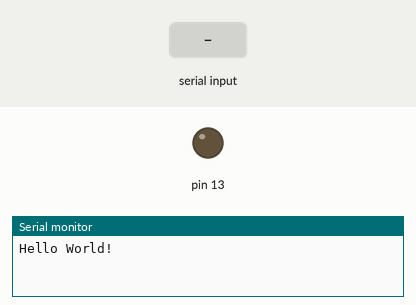
This sketch was run on a simulated Arduino Uno, built with avr-gcc and run on an emulated ATmega328P. Shown: output pins drawn as LEDs (lit = HIGH), the last lines printed to the serial monitor. The inputs (shaded band) are chosen by the test bench.

Above: at 1.2 s.
1.3 s: "H" received over Serial
At 2.1 s:
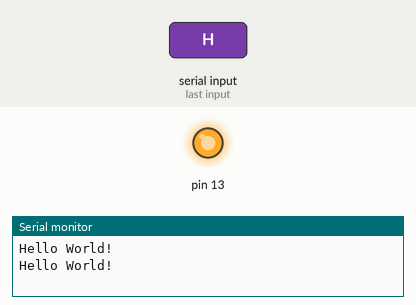
2.8 s: "L" received over Serial
At 3.2 s:
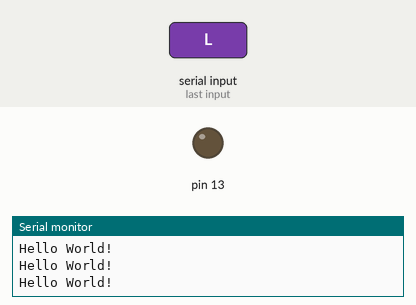
Timing chart, 0 to 5.8 s (numbered marks = the images above; inputs shaded):
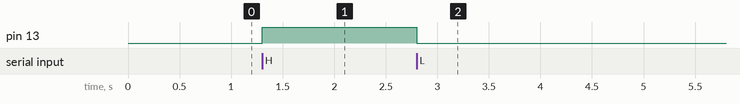

Measured:
- after the input at 1.3 s, pin 13: LOW → HIGH at once
- after the input at 2.8 s, pin 13: HIGH → LOW at once

The sketch:

ArduinoSketch.ino
```cpp
// Non-interrupting delay
unsigned long previousMillis = 0;

const long interval = 1000;

void setup() {
  // initialize both serial ports:
  Serial.begin(9600);
  pinMode(13, OUTPUT);

}

void loop() {

  if (Serial.available()) {
    char incoming = Serial.read();
    switch(incoming) {
      case 'H' :
        digitalWrite(13, HIGH);
        break;
       case 'L' :
        digitalWrite(13, LOW);
        break;
    }
  } else {
      // Print a little bit of data for devellopment purposes
      unsigned long currentMillis = millis();

      if (currentMillis - previousMillis >= interval) {
        // save the last time you sent data
        previousMillis = currentMillis;
        Serial.print(F("Hello World!\r\n"));

  }


  }


}
```
